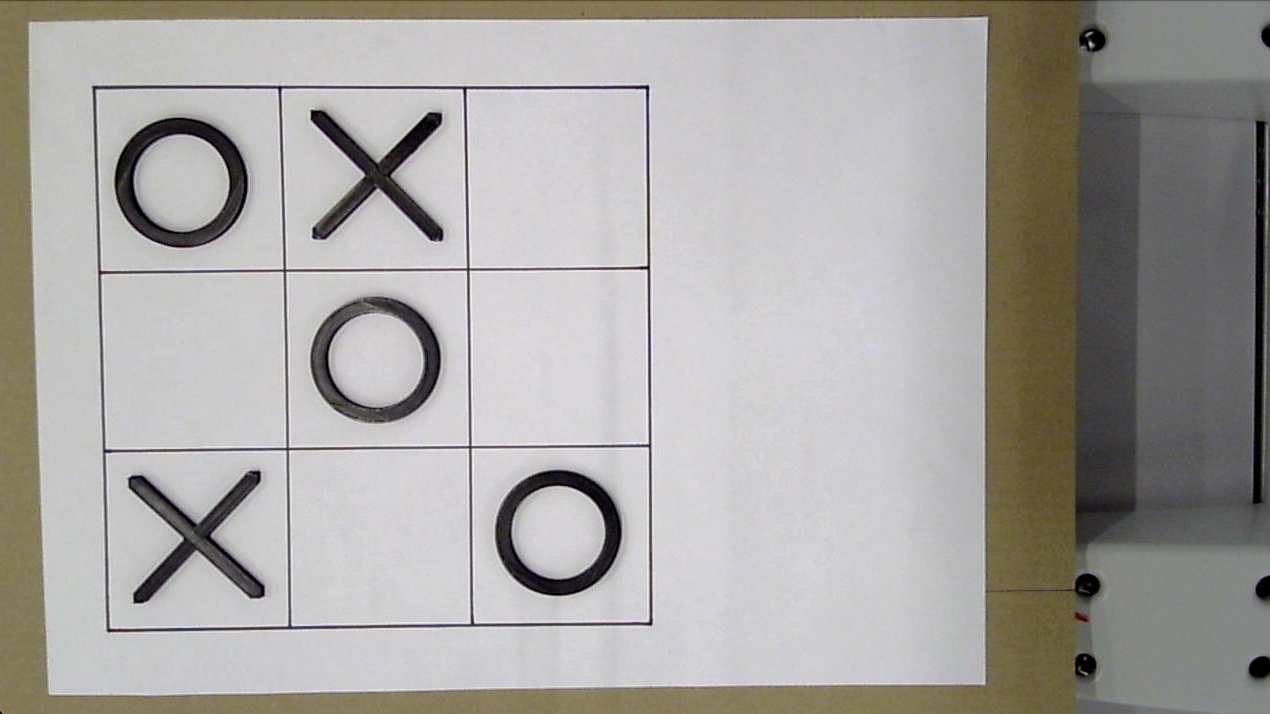
#> input picture real_photo/test3.png, 1270 x 714 px; the run also reads 1 picture not shown here
$ python main.py
#> lines starting #> are read from the running program, lines starting #| are printed output that depends on the picture; after the words box and inside, x2 and y2 are one past the last pixel; in counts of white or black regions, pixels touching at a corner belong together
### find_play_field.py
import os

import cv2
import numpy as np

from utils.const import X, O
from utils.helps import print_m, create_temp

os.chdir('/Users/taya/PycharmProjects/tic-tac-toe/')


def find_line(crop_img, img0, color):
    # Apply edge detection method on the image
    edges = cv2.Canny(crop_img, 50, 150, apertureSize=3)

    # This returns an array of r and theta values
    lines = cv2.HoughLinesP(
        edges,  # Input edge image
        1,  # Distance resolution in pixels
        np.pi / 180,  # Angle resolution in radians
        threshold=100,  # Min number of votes for valid line
        minLineLength=5,  # Min allowed length of line
        maxLineGap=10  # Max allowed gap between line for joining them
    )

    # Iterate over points
    lines_list = []
    if lines is None:
        return []
    for points in lines:
        # Extracted points nested in the list
        x1, y1, x2, y2 = points[0]
        # Draw the lines joing the points
        # On the original image
        cv2.line(img0, (x1, y1), (x2, y2), color, 2)

        # Maintain a simples lookup list for points
        lines_list.append([(x1, y1), (x2, y2)])

    cv2.imshow('lines Image', img0)
    cv2.waitKey(0)

    return lines_list


def preparate_image(img):
    imgray = cv2.cvtColor(img, cv2.COLOR_BGR2GRAY)

    blur = cv2.GaussianBlur(imgray, (5, 5), 0)
    ret, thresh = cv2.threshold(blur, 0, 255, cv2.THRESH_BINARY + cv2.THRESH_OTSU)

    ret, thresh = cv2.threshold(imgray, 127, 255, 0)
    cv2.imshow('Binary Image', thresh)
    # cv2.waitKey(0)

    # thresh = cv2.blur(thresh, (7, 7))

    return thresh


def find_contours(thresh):
    contours, hierarchy = cv2.findContours(thresh, cv2.RETR_TREE, cv2.CHAIN_APPROX_SIMPLE)

    # убираем лишние контуры
    new_cont = []
    for c in contours:
        # print(len(c))
        if len(c) > 100:
            new_cont.append(c)
    return new_cont


def find_sheet(thresh, img):
    # находим контуры и убираем лишние
    new_cont = find_contours(thresh)

    # cv2.drawContours(img, contours, -1, (0, 255, 0), 3)
    w, h = img.shape[:2]
    x_min, y_min = h, w
    x_max, y_max = 0, 0
    for c in new_cont:
        for p in c:
            # print(p)
            if p[0][0] < y_min:
                y_min = p[0][0]
            if p[0][1] < x_min:
                x_min = p[0][1]
            if p[0][0] > y_max:
                y_max = p[0][0]
            if p[0][1] > x_max:
                x_max = p[0][1]

    return [(y_min, x_min), (y_max, x_max)]


def image_cropping(img, img0, thresh, contours):
    (y_min, x_min), (y_max, x_max) = contours

    cv2.circle(img, (y_min, x_min), 6, (0, 0, 255), 3)
    cv2.circle(img, (y_max, x_max), 6, (0, 0, 255), 3)
    # cv2.imshow('cont Image', img)
    # cv2.waitKey(0)

    e = 30
    img0 = img0[x_min + e:x_max - e, y_min + e:y_max - e]  # не понимаю, почему сначала x а потом y
    crop_img = thresh[x_min + e:x_max - e, y_min + e:y_max - e]
    # cv2.imshow('resize by sheet image', crop_img)
    # cv2.waitKey(0)

    return crop_img, img0


def find_field(crop_img, img0):
    color = (0, 255, 0)
    lines_list = find_line(crop_img, img0, color)
    w, h = img0.shape[:2]

    new_line = []
    line_x_min, line_y_min = h, w
    line_x_max, line_y_max = 0, 0
    for line in lines_list:
        # line = line[0]
        y_start, x_start = line[0][0], line[0][1]
        y_end, x_end = line[1][0], line[1][1]
        if y_start < line_y_min:
            line_y_min = y_start
        if x_start < line_x_min:
            line_x_min = x_start
        if y_end > line_y_max:
            line_y_max = y_end
        if x_end > line_x_max:
            line_x_max = x_end

    cv2.circle(img0, (line_y_min, line_x_min), 6, (0, 0, 255), 3)
    cv2.circle(img0, (line_y_max, line_x_max), 6, (0, 0, 255), 3)

    cv2.line(img0, (line_y_min, line_x_min), (line_y_min, line_x_max), (0, 0, 255), 2)
    cv2.line(img0, (line_y_min, line_x_min), (line_y_max, line_x_min), (0, 0, 255), 2)
    cv2.line(img0, (line_y_max, line_x_min), (line_y_max, line_x_max), (0, 0, 255), 2)
    cv2.line(img0, (line_y_min, line_x_max), (line_y_max, line_x_max), (0, 0, 255), 2)

    cv2.line(img0, (line_y_min + int(1 / 3 * (line_y_max - line_y_min)), line_x_min),
             (line_y_min + int(1 / 3 * (line_y_max - line_y_min)), line_x_max), (0, 0, 255), 2)
    cv2.line(img0, (line_y_min + int(2 / 3 * (line_y_max - line_y_min)), line_x_min),
             (line_y_min + int(2 / 3 * (line_y_max - line_y_min)), line_x_max), (0, 0, 255), 2)
    cv2.line(img0, (line_y_min, line_x_min + int(1 / 3 * (line_x_max - line_x_min))),
             (line_y_max, line_x_min + int(1 / 3 * (line_x_max - line_x_min))), (0, 0, 255), 2)
    cv2.line(img0, (line_y_min, line_x_min + int(2 / 3 * (line_x_max - line_x_min))),
             (line_y_max, line_x_min + int(2 / 3 * (line_x_max - line_x_min))), (0, 0, 255), 2)

    cv2.imshow('cont-fiedld Image', img0)
    cv2.waitKey(0)

    return [(line_y_min, line_x_min), (line_y_max, line_x_max)]


def find_figure(img, img0):
    tempCrosss = cv2.imread('temp/crossTemp.jpg', cv2.IMREAD_GRAYSCALE)
    tempCircle = cv2.imread('temp/circleTemp.jpg', cv2.IMREAD_GRAYSCALE)

    w, h = tempCrosss.shape[:2]
    res = cv2.matchTemplate(img, tempCircle, cv2.TM_CCOEFF_NORMED)
    threshold = 0.8
    loc = np.where(res >= threshold)
    circle = []
    for pt in zip(*loc[::-1]):
        circle.append([pt, (pt[0] + w, pt[1] + h)])
        cv2.rectangle(img0, pt, (pt[0] + w, pt[1] + h), (255, 0, 0), 2)

    res1 = cv2.matchTemplate(img, tempCrosss, cv2.TM_CCOEFF_NORMED)
    threshold = 0.8
    loc1 = np.where(res1 >= threshold)
    cross = []
    for pt in zip(*loc1[::-1]):
        cross.append([pt, (pt[0] + w, pt[1] + h)])
        cv2.rectangle(img0, pt, (pt[0] + w, pt[1] + h), (0, 255, 0), 2)

    cv2.imshow('cross and circle', img0)
    cv2.waitKey(0)

    return circle, cross


def find_tic_tac_toe(crop_img, field_contours, img0):
    (y0, x0), (y3, x3) = field_contours
    field_w, field_h = x3 - x0, y3 - y0
    y1, x1, = int(y0 + 1 / 3 * field_h), int(x0 + 1 / 3 * field_w)
    y2, x2, = int(y0 + 2 / 3 * field_h), int(x0 + 2 / 3 * field_w)
    field_point = [[y0, y1, y2, y3], [x0, x1, x2, x3]]
    circle, cross = find_figure(crop_img, img0)

    n = 3
    field = [['-' for j in range(n)] for j in range(n)]

    # circle
    for i in range(len(circle)):
        yu, xu = circle[i][0]
        yd, xd = circle[i][1]
        xc = int((xu + xd) / 2)
        yc = int((yu + yd) / 2)

        # cv2.circle(img0, (yc, xc), 6, (0, 0, 255), 3)
        # cv2.circle(img0, (y0, x0), 6, (0, 0, 255), 3)
        # cv2.circle(img0, (y1, x1), 6, (0, 0, 255), 3)

        # 00 - 02
        if y0 < yc < y1 and x0 < xc < x1:
            field[0][0] = O
        elif y0 < yc < y1 and x1 < xc < x2:
            field[1][0] = O
        elif y0 < yc < y1 and x2 < xc < x3:
            field[2][0] = O
        # 10 - 12
        elif y1 < yc < y2 and x0 < xc < x1:
            field[0][1] = O
        elif y1 < yc < y2 and x1 < xc < x2:
            field[1][1] = O
        elif y1 < yc < y2 and x2 < xc < x3:
            field[2][1] = O
        # 20 - 22
        elif y2 < yc < y3 and x0 < xc < x1:
            field[0][2] = O
        elif y2 < yc < y3 and x1 < xc < x2:
            field[1][2] = O
        elif y2 < yc < y3 and x2 < xc < x3:
            field[2][2] = O

    # cross
    for i in range(len(cross)):
        yu, xu = cross[i][0]
        yd, xd = cross[i][1]
        xc = int((xu + xd) / 2)
        yc = int((yu + yd) / 2)

        # cv2.circle(img0, (yc, xc), 6, (0, 0, 255), 3)
        # cv2.circle(img0, (y0, x0), 6, (0, 0, 255), 3)
        # cv2.circle(img0, (y1, x1), 6, (0, 0, 255), 3)

        # 00 - 02
        if y0 < yc < y1 and x0 < xc < x1:
            field[0][0] = X
        elif y0 < yc < y1 and x1 < xc < x2:
            field[1][0] = X
        elif y0 < yc < y1 and x2 < xc < x3:
            field[2][0] = X
        # 10 - 12
        elif y1 < yc < y2 and x0 < xc < x1:
            field[0][1] = X
        elif y1 < yc < y2 and x1 < xc < x2:
            field[1][1] = X
        elif y1 < yc < y2 and x2 < xc < x3:
            field[2][1] = X
        # 20 - 22
        elif y2 < yc < y3 and x0 < xc < x1:
            field[0][2] = X
        elif y2 < yc < y3 and x1 < xc < x2:
            field[1][2] = X
        elif y2 < yc < y3 and x2 < xc < x3:
            field[2][2] = X

    return field


def find_play_field(img):
    img0 = img

    thresh = preparate_image(img)
    cv2.imshow('Blur Image', thresh)
    cv2.waitKey(0)

    # find the borders of a sheet of paper
    sheet_contours = find_sheet(thresh, img)

    # cut along the edges of the sheet of paper
    crop_img, img0 = image_cropping(img, img0, thresh, sheet_contours)

    # find the boundaries of the playing field
    field_contours = find_field(crop_img, img0)

    # helper function to create a template
    create_temp(crop_img, img0, field_contours)

    # find tic-tac-toe on the field
    tic_tac_toe = find_tic_tac_toe(crop_img, field_contours, img0)

    return tic_tac_toe

### utils/helps.py
import cv2

from utils.const import *


# get templates from current field
# this func call only once, for creating new templates
def create_temp(crop_img, img0, field_contours):
    (y0, x0), (y3, x3) = field_contours
    field_w, field_h = x3 - x0, y3 - y0
    y1, x1, = int(y0 + 1 / 3 * field_h), int(x0 + 1 / 3 * field_w)
    y2, x2, = int(y0 + 2 / 3 * field_h), int(x0 + 2 / 3 * field_w)
    e = 15

    # cross
    y0_cross = y1
    y1_cross = y2
    x0_cross = x1
    x1_cross = x2
    cell_cross = crop_img[x0_cross + e:x1_cross - e, y0_cross + e:y1_cross - e]
    cell_cross0 = img0[x0_cross + e:x1_cross - e, y0_cross + e:y1_cross - e]

    # circle
    y0_circle = y0
    y1_circle = y1
    x0_circle = x0
    x1_circle = x1
    cell_circle = crop_img[x0_circle + e:x1_circle - e, y0_circle + e:y1_circle - e]
    cell_circle0 = img0[x0_circle + e:x1_circle - e, y0_circle + e:y1_circle - e]

    cv2.imwrite('temp/emptyPlay.jpg', cell_cross)
    cv2.imwrite('temp/circleTemp.jpg', cell_circle)

    # cell_empty = img0[x0 + e:x1 - e, y0 + e:y1 - e]
    # cv2.imwrite('temp/circleTemp.jpg', cell_empty)

    cv2.imshow('cell for temp circle', cell_circle)
    cv2.waitKey(0)
    cv2.imshow('cell for temp cross', cell_cross)
    cv2.waitKey(0)


# [26 lines left out: functions matcing_filds, find_cell, field_for_user, not called in this run]


def print_m(field):
    for f in field:
        print(*f)
    print()


# [7 lines left out: function print_field, not called in this run]


def cell_is_free(cell):
    return cell != X and cell != O

### play.py
from utils.helps import *


def create_field(robot):
    if robot == X:
        field = [
            [20, 10, 20],
            [10, X, 10],
            [20, 10, 20]
        ]
    else:
        field = [
            [20, 10, 20],
            [10, 30, 10],
            [20, 10, 20]
        ]

    return field


def check_win(field):
    if field[0][0] == field[0][1] and field[0][1] == field[0][2]:
        return True, field[0][0]
    elif field[1][0] == field[1][1] and field[1][1] == field[1][2]:
        return True, field[1][0]
    elif field[2][0] == field[2][1] and field[2][1] == field[2][2]:
        return True, field[2][0]

    elif field[0][0] == field[1][0] and field[1][0] == field[2][0]:
        return True, field[0][0]
    elif field[0][1] == field[1][1] and field[1][1] == field[2][1]:
        return True, field[0][1]
    elif field[0][2] == field[1][2] and field[1][2] == field[2][2]:
        return True, field[0][0]

    elif field[0][0] == field[1][1] and field[1][1] == field[2][2]:
        return True, field[0][0]
    elif field[0][2] == field[1][1] and field[1][1] == field[2][0]:
        return True, field[0][2]

    return False, 0


# [118 lines left out: functions check_dead_heat, change_weight_after_payer, change_weight_after_robot, make_move, not called in this run]


def play(field, robot, player):
    is_win, winner = check_win(field)
    if is_win:
        if robot == winner:
            return field, ROBOT_WIN
        else:
            return field, PLAYER_WIN

    is_dead_heat = check_dead_heat(field)
    if is_dead_heat:
        return field, DEED_HEAR

    new_field = make_move(field, robot, player)

    is_win, winner = check_win(new_field)
    if is_win:
        if robot == winner:
            return new_field, ROBOT_WIN
        else:
            return new_field, PLAYER_WIN

    is_dead_heat = check_dead_heat(new_field)
    if is_dead_heat:
        return new_field, DEED_HEAR

    return new_field, 0

### main.py
import numpy as np
import cv2

from find_play_field import find_play_field
from play import play, create_field
from utils.const import *
from utils.helps import *


def main():
    counter = 0

    robot = X
    player = O
    field = create_field(robot)
    # print_m(field)

    steps = 1
    while counter < steps:
        img = cv2.imread('real_photo/test3.png')
#> img is the input picture: shape (714, 1270, 3); mean B, G, R 161.7, 164.7, 167.2
        # for test image cut off the bottom of the sheet and rotate to 180 deg
        w, h = img.shape[:2]
        delta = 200
        img = img[0: w, 0: h - delta]
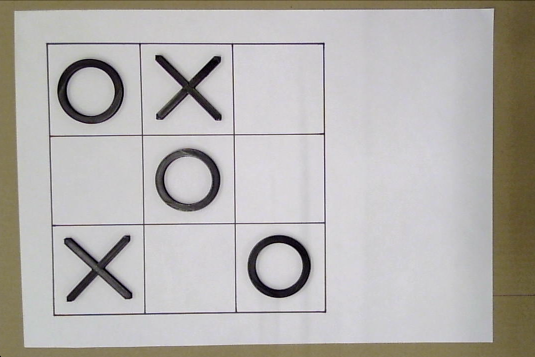
#> img: shape (714, 1070, 3) (shown at 1/2 size); mean B, G, R 174, 177.2, 180.4
        img = cv2.rotate(img, cv2.ROTATE_90_COUNTERCLOCKWISE)
#> img: shape (1070, 714, 3)
        cv2.imshow("first cut off for rela photo", img)
        cv2.waitKey(0)

        detect_field = find_play_field(img)
#> in preparate_image, `ret, thresh = cv2.threshold(blur, 0, 255, cv2.THRESH_BINARY + cv2.THRE..`:
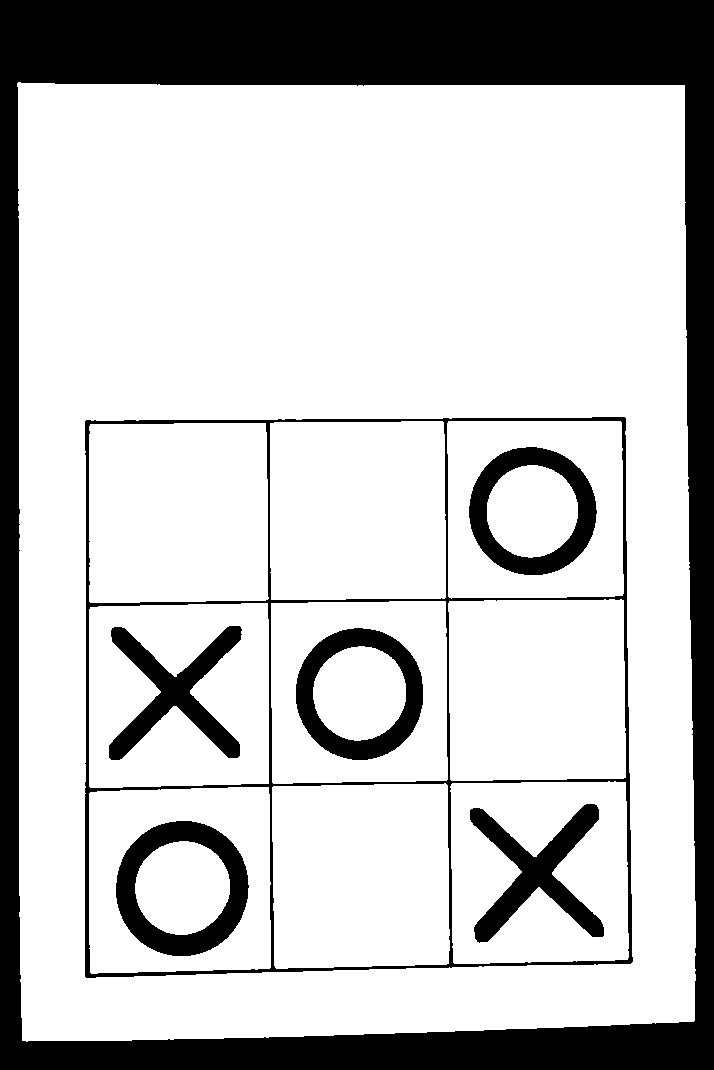
#> thresh: shape (1070, 714); 77.4% white; 7 black regions, largest, box (x1, y1, x2, y2) and area: (0, 0, 714, 1070) 127285, (85, 417, 633, 978) 12801, (116, 821, 249, 956) 7157
#> in preparate_image, `ret, thresh = cv2.threshold(blur, 0, 255, cv2.THRESH_BINARY + cv2.THRE..`: ret = 149
#> in find_contours, `contours, hierarchy = cv2.findContours(thresh, cv2.RETR_TREE, cv2.CHAI..`: contours = 158 contours, 139 with area under 20; largest, box (x1, y1, x2, y2) and area: (17, 82, 700, 1043) 636744, (84, 416, 633, 979) 299516, (88, 786, 271, 974) 32884, (88, 603, 270, 789) 32389, (272, 783, 450, 969) 31744
#> the loop in find_contours, `for c in contours:` made 158 passes
#> c on passes 1 to 3: [[709, 1069]], [[713, 1066], [711, 1068]], [[271, 1040]]
#> after the loop in find_contours, `for c in contours:`: new_cont = 10 contours; largest, box (x1, y1, x2, y2) and area: (17, 82, 700, 1043) 636744, (84, 416, 633, 979) 299516, (116, 821, 249, 957) 13994, (295, 628, 424, 761) 13164, (469, 447, 597, 576) 12789
#> the loop in find_sheet, `for c in new_cont:` made 10 passes
#> after the loop in find_sheet, `for c in new_cont:`: x_max = 1042; x_min = 82; y_max = 699; y_min = 17
#> in find_play_field, `sheet_contours = find_sheet(thresh, img)`: sheet_contours = [(17, 82), (699, 1042)]
#> in image_cropping, `(y_min, x_min), (y_max, x_max) = contours`: y_min = 17; x_min = 82; y_max = 699; x_max = 1042
#> in find_line, `edges = cv2.Canny(crop_img, 50, 150, apertureSize=3)`:
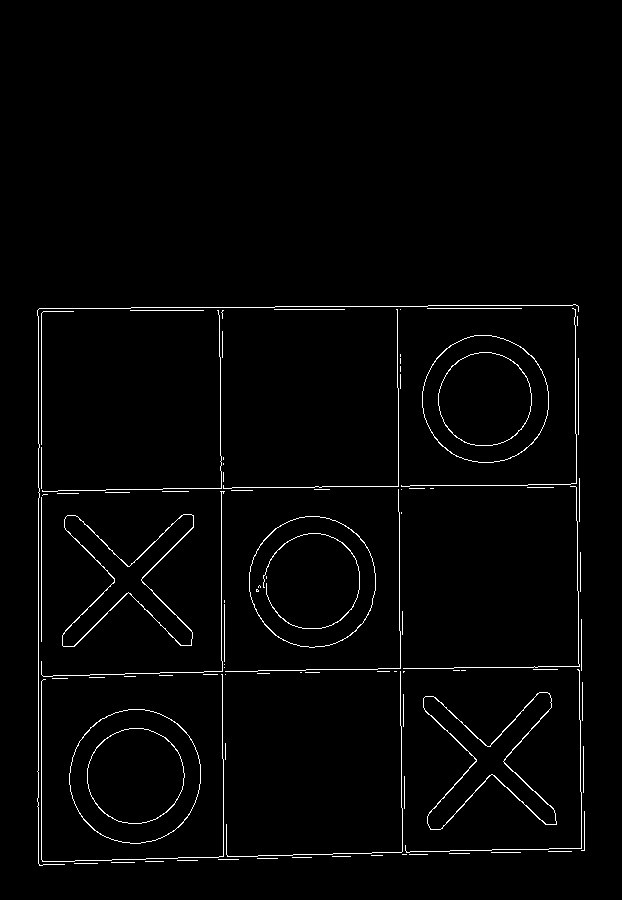
#> edges: shape (900, 622); 1.8% white in thin lines or dots, all inside (x1, y1, x2, y2) = (37, 304, 585, 866)
#> in find_line, `lines = cv2.HoughLinesP( edges,`: lines = 52 rows, first 6: [38, 863, 38, 309], [41, 641, 41, 308], [578, 591, 578, 634], [320, 669, 433, 668], [129, 489, 162, 489], [221, 674, 221, 456]
#> the loop in find_line, `for points in lines:` made 52 passes
#> after the loop in find_line, `for points in lines:`:
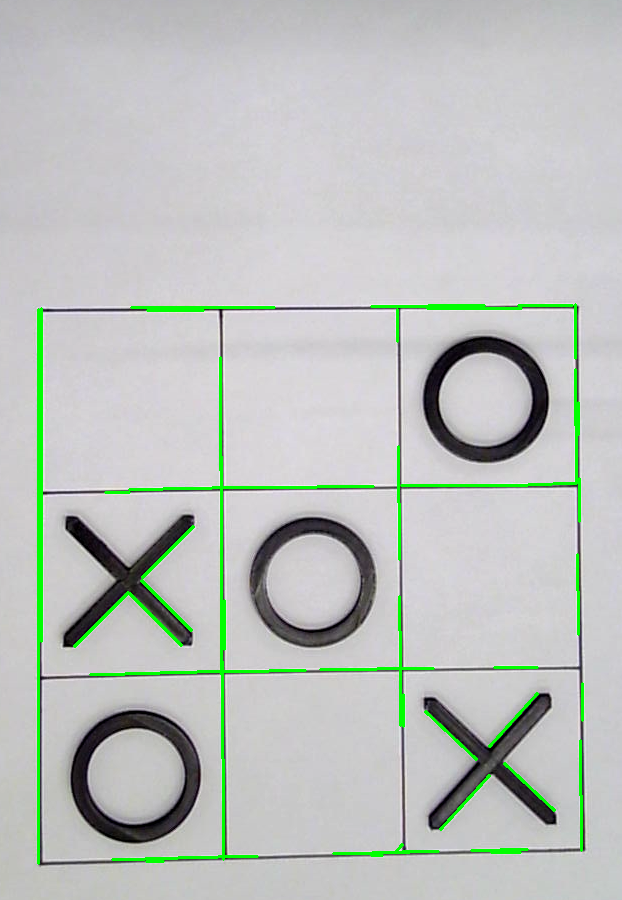
#> img0: shape (900, 622, 3); mean of channels 0, 1, 2 190.4, 194.1, 189.4; drawn as B, G, R
#> after the loop in find_line, `for points in lines:`: lines_list = 52 items
#> the loop in find_field, `for line in lines_list:` made 52 passes
#> (y_start, x_start, y_end, x_end, line_y_min, line_y_max, line_x_max) on pass 1: (38, 863, 38, 309, 38, 38, 309)
#> after the loop in find_field, `for line in lines_list:`: line_x_max = 861; line_x_min = 304; line_y_max = 582; line_y_min = 38
#> in find_play_field, `field_contours = find_field(crop_img, img0)`: field_contours = [(38, 304), (582, 861)]
#> in create_temp, `(y0, x0), (y3, x3) = field_contours`: y0 = 38; x0 = 304; y3 = 582; x3 = 861
#> in create_temp, `field_w, field_h = x3 - x0, y3 - y0`: field_w = 557; field_h = 544
#> in create_temp, `y1, x1, = int(y0 + 1 / 3 * field_h), int(x0 + 1 / 3 * field_w)`: y1 = 219; x1 = 489
#> in create_temp, `y2, x2, = int(y0 + 2 / 3 * field_h), int(x0 + 2 / 3 * field_w)`: y2 = 400; x2 = 675
#> in create_temp, `y0_cross = y1`: y0_cross = 219
#> in create_temp, `y1_cross = y2`: y1_cross = 400
#> in create_temp, `x0_cross = x1`: x0_cross = 489
#> in create_temp, `x1_cross = x2`: x1_cross = 675
#> in create_temp, `cell_cross = crop_img[x0_cross + e:x1_cross - e, y0_cross + e:y1_cross..`:
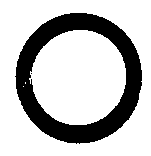
#> cell_cross: shape (156, 151); 75.1% white; 2 black regions (1 under 20 px), largest, box (x1, y1, x2, y2) and area: (15, 13, 142, 144) 5866
#> in create_temp, `cell_cross0 = img0[x0_cross + e:x1_cross - e, y0_cross + e:y1_cross - e]`:
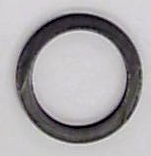
#> cell_cross0: shape (156, 151, 3); mean of channels 0, 1, 2 167.4, 164.7, 167.6; drawn as B, G, R
#> in create_temp, `y0_circle = y0`: y0_circle = 38
#> in create_temp, `y1_circle = y1`: y1_circle = 219
#> in create_temp, `x0_circle = x0`: x0_circle = 304
#> in create_temp, `x1_circle = x1`: x1_circle = 489
#> in create_temp, `cell_circle0 = img0[x0_circle + e:x1_circle - e, y0_circle + e:y1_circ..`:
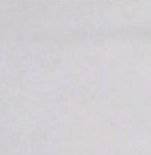
#> cell_circle0: shape (155, 151, 3); mean of channels 0, 1, 2 211.6, 208, 210.6; drawn as B, G, R
#> in find_tic_tac_toe, `(y0, x0), (y3, x3) = field_contours`: y0 = 38; x0 = 304; y3 = 582; x3 = 861
#> in find_tic_tac_toe, `field_w, field_h = x3 - x0, y3 - y0`: field_w = 557; field_h = 544
#> (the rest of the program and of its run is left out)
